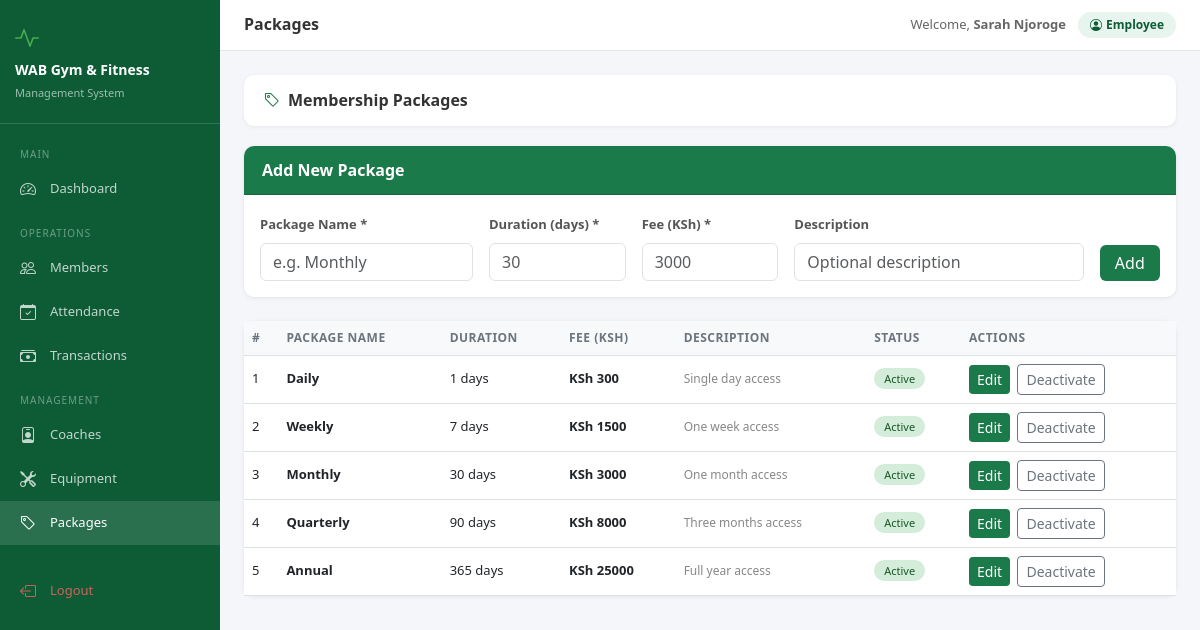
The page /packages/ (signed in) on the database its author committed.
### accounts/models.py (models this page shows, shortened)
class User(AbstractUser):
    ROLE_CHOICES = [
        ("admin", "Admin"),
        ("receptionist", "Receptionist"),
        ("accountant", "Accountant"),
        ("coach", "Coach"),
    ]
    role = models.CharField(
        max_length=20,
        choices=ROLE_CHOICES,
        default="receptionist",
    )
    phone = models.CharField(
        max_length=15,
        blank=True,
        null=True,
    )
    @property
    def is_admin(self):
        return self.role == "admin"

### packages/models.py (models this page shows, shortened)
class Package(models.Model):
    name = models.CharField(max_length=50, unique=True)
    duration_days = models.IntegerField()
    fee = models.DecimalField(max_digits=10, decimal_places=2)
    description = models.TextField(blank=True, null=True)
    is_active = models.BooleanField(default=True)

### packages/views.py (the view)
# urls.py: path('', views.package_list, name='package_list'),
@login_required
def package_list(request):
    packages = Package.objects.all().order_by('fee')
    return render(request, 'packages/package_list.html', {'packages': packages})

### packages/templates/packages/package_list.html (shortened to what this page needs)
{% extends 'base.html' %}
{% block page_title %}Packages{% endblock %}
{% block content %}
<div class="section-header">
  <h4><i class="bi bi-tag me-2" style="color:#1a7a4a"></i>Membership Packages</h4>
</div>
<div class="card mb-4">
  <div class="card-header">Add New Package</div>
  <div class="card-body">
    <form method="post" action="{% url 'package_create' %}">
      <div class="row g-3 align-items-end">
        <div class="col-md-3">
          <label class="form-label">Package Name *</label>
          <input type="text" name="name" class="form-control" placeholder="e.g. Monthly" required>
        </div>
        <div class="col-md-2">
          <label class="form-label">Duration (days) *</label>
          <input type="number" name="duration_days" class="form-control" min="1" placeholder="30" required>
        </div>
        <div class="col-md-2">
          <label class="form-label">Fee (KSh) *</label>
          <input type="number" name="fee" class="form-control" min="1" step="0.01" placeholder="3000" required>
        </div>
        <div class="col-md-4">
          <label class="form-label">Description</label>
          <input type="text" name="description" class="form-control" placeholder="Optional description">
        </div>
        <div class="col-md-1">
          <button type="submit" class="btn btn-wab w-100">Add</button>
        </div>
      </div>
    </form>
  </div>
</div>
<div class="card">
  <div class="card-body p-0">
    <table class="table table-hover mb-0">
      <thead>
        <tr>
          <th>#</th>
          <th>Package Name</th>
          <th>Duration</th>
          <th>Fee (KSh)</th>
          <th>Description</th>
          <th>Status</th>
          <th>Actions</th>
        </tr>
      </thead>
      <tbody>
        {% for pkg in packages %}
        <tr>
          <td>{{ forloop.counter }}</td>
          <td><strong>{{ pkg.name }}</strong></td>
          <td>{{ pkg.duration_days }} days</td>
          <td><strong>KSh {{ pkg.fee|floatformat:0 }}</strong></td>
          <td style="font-size:12px;color:#888">{{ pkg.description|default:'—' }}</td>
          <td>
            {% if pkg.is_active %}
              <span class="badge-active">Active</span>
            {% else %}
              <span class="badge-inactive">Inactive</span>
            {% endif %}
          </td>
          <td>
            <a href="{% url 'package_edit' pkg.pk %}" class="btn btn-sm btn-wab me-1">Edit</a>
            <a href="{% url 'package_toggle' pkg.pk %}" class="btn btn-sm btn-outline-secondary"
               onclick="return confirm('Toggle package status?')">
              {% if pkg.is_active %}Deactivate{% else %}Activate{% endif %}
            </a>
          </td>
        </tr>
        {% empty %}
        <tr><td colspan="7" class="text-center py-4" style="color:#aaa">No packages yet. Add one above.</td></tr>
        {% endfor %}
      </tbody>
    </table>
  </div>
</div>
{% endblock %}

### templates/base.html (shortened to what this page needs)
<!DOCTYPE html>
<html lang="en">
<head>
<link href="https://cdn.jsdelivr.net/npm/bootstrap@5.3.0/dist/css/bootstrap.min.css" rel="stylesheet">
<link href="https://cdn.jsdelivr.net/npm/bootstrap-icons@1.11.0/font/bootstrap-icons.css" rel="stylesheet">
</head>
<body>
{% if user.is_authenticated %}
<div class="sidebar">
  <div class="brand">
    <div style="font-size:24px;color:#4caf50;margin-bottom:6px"><i class="bi bi-activity"></i></div>
    <h5>WAB Gym & Fitness</h5>
    <small>Management System</small>
  </div>
  <nav class="mt-2">
    <div class="nav-section">Main</div>
    <a href="{% url 'dashboard' %}" class="nav-link {% if request.resolver_match.url_name == 'dashboard' %}active{% endif %}">
      <i class="bi bi-speedometer2"></i> Dashboard
    </a>
    <div class="nav-section">Operations</div>
    <a href="{% url 'member_list' %}" class="nav-link {% if 'member' in request.resolver_match.url_name %}active{% endif %}">
      <i class="bi bi-people"></i> Members
    </a>
    <a href="{% url 'attendance_list' %}" class="nav-link {% if 'attendance' in request.resolver_match.url_name %}active{% endif %}">
      <i class="bi bi-calendar-check"></i> Attendance
    </a>
    <a href="{% url 'payment_list' %}" class="nav-link {% if 'payment' in request.resolver_match.url_name %}active{% endif %}">
      <i class="bi bi-cash-stack"></i> Transactions
    </a>
    <div class="nav-section">Management</div>
    <a href="{% url 'coach_list' %}" class="nav-link {% if 'coach' in request.resolver_match.url_name %}active{% endif %}">
      <i class="bi bi-person-badge"></i> Coaches
    </a>
    <a href="{% url 'equipment_list' %}" class="nav-link {% if 'equipment' in request.resolver_match.url_name %}active{% endif %}">
      <i class="bi bi-tools"></i> Equipment
    </a>
    <a href="{% url 'package_list' %}" class="nav-link {% if 'package' in request.resolver_match.url_name %}active{% endif %}">
      <i class="bi bi-tag"></i> Packages
    </a>
    <div class="mt-4 mb-2">
    <a href="{% url 'logout' %}" class="nav-link" style="color:rgba(255,100,100,.8)">
      <i class="bi bi-box-arrow-left"></i> Logout
    </a>
    </div>
  </nav>
</div>
<div class="main-content">
  <div class="topbar">
    <h6 class="page-title">{% block page_title %}WAB Gym{% endblock %}</h6>
    <div class="user-info">
      <span style="font-size:13px;color:#666">Welcome, <strong>{{ user.get_full_name|default:user.username }}</strong></span>
      <span class="user-badge"><i class="bi bi-person-circle me-1"></i>{{ user.role|title }}</span>
    </div>
  </div>
  <div class="content-area">
    {% block content %}{% endblock %}
  </div>
</div>
{% else %}
{% block auth_content %}{% endblock %}
{% endif %}
</body>
</html>

### templates/base.html (style rules this page uses)
:root { --wab-green:#1a7a4a;--wab-dark:#0d5c36;--wab-light:#e8f5ee;--sidebar-w:220px }
body { background:#f4f6f9;font-family:'Segoe UI',sans-serif }
.sidebar { position:fixed;top:0;left:0;height:100vh;width:var(--sidebar-w);background:var(--wab-dark);z-index:1000;overflow-y:auto;transition:.3s }
.sidebar .brand { padding:20px 15px;border-bottom:1px solid rgba(255,255,255,.15) }
.sidebar .brand h5 { color:#fff;margin:0;font-size:14px;font-weight:700 }
.sidebar .brand small { color:rgba(255,255,255,.6);font-size:11px }
.sidebar .nav-link { color:rgba(255,255,255,.75);padding:10px 20px;font-size:13px;display:flex;align-items:center;gap:10px;border-radius:0;transition:.2s }
.sidebar .nav-link:hover,.sidebar .nav-link.active { color:#fff;background:rgba(255,255,255,.12) }
.sidebar .nav-link i { font-size:16px;width:20px }
.sidebar .nav-section { color:rgba(255,255,255,.4);font-size:10px;text-transform:uppercase;letter-spacing:1px;padding:15px 20px 5px }
.main-content { margin-left:var(--sidebar-w);min-height:100vh }
.topbar { background:#fff;border-bottom:1px solid #e5e5e5;padding:12px 24px;display:flex;align-items:center;justify-content:space-between;position:sticky;top:0;z-index:999 }
.topbar .page-title { font-size:16px;font-weight:600;color:#333;margin:0 }
.topbar .user-info { display:flex;align-items:center;gap:12px }
.topbar .user-badge { background:var(--wab-light);color:var(--wab-dark);padding:4px 12px;border-radius:20px;font-size:12px;font-weight:600 }
.content-area { padding:24px }
.card { border:none;border-radius:10px;box-shadow:0 1px 4px rgba(0,0,0,.08) }
.card-header { background:var(--wab-green);color:#fff;border-radius:10px 10px 0 0!important;font-weight:600;padding:12px 18px }
.btn-wab { background:var(--wab-green);color:#fff;border:none }
.badge-active { background:#d4edda;color:#155724;padding:3px 10px;border-radius:12px;font-size:11px }
.table th { background:#f8f9fa;font-size:12px;font-weight:600;text-transform:uppercase;letter-spacing:.5px;color:#6c757d }
.table td { font-size:13px;vertical-align:middle }
.form-label { font-size:13px;font-weight:600;color:#555 }
.section-header { background:#fff;border-radius:10px;padding:16px 20px;margin-bottom:20px;box-shadow:0 1px 4px rgba(0,0,0,.06);display:flex;align-items:center;justify-content:space-between }
.section-header h4 { margin:0;font-size:16px;font-weight:700;color:#333 }

### rows shown on the page
User: get_full_name "Sarah Njoroge", role "Employee"
Package: name "Daily", duration_days "1", fee "300", description "Single day access", is_active "Active"
Package: name "Weekly", duration_days "7", fee "1500", description "One week access", is_active "Active"
Package: name "Monthly", duration_days "30", fee "3000", description "One month access", is_active "Active"
Package: name "Quarterly", duration_days "90", fee "8000", description "Three months access", is_active "Active"
Package: name "Annual", duration_days "365", fee "25000", description "Full year access", is_active "Active"
